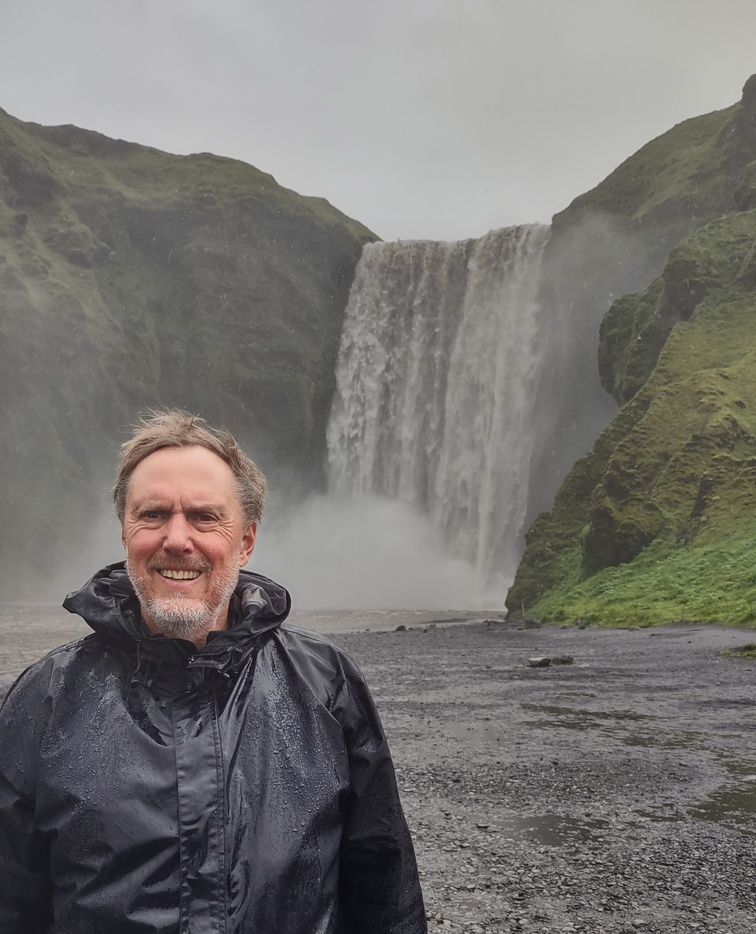
#> input picture test_image.jpg, 756 x 934 px, shrunk from 2250 x 2781 before the run
$ python testCompressionMethods.py
#> lines starting #> are read from the running program, lines starting #| are printed output that depends on the picture
### methods/compressionMethods.py
"""
Compression methods for using a known image compression algorithm to compress the input image.

Currently supported methods:
- Discrete Cosine Transform
- Discrete Fourier Transform
- Wavelet Transform
"""

import pywt
import numpy as np
from scipy.fftpack import dct as _dct
from scipy.signal import convolve2d as _convolve2d


def convert_to_grayscale(x):
    """Convert a given image matrix into grayscale"""
    x = np.asarray(x)
    if x.ndim == 2:  # If it is already grayscale, return it
        return x
    if x.ndim == 3 and x.shape[-1] in (1, 3, 4):  # If it is not grayscale, convert it
        return x[..., :3].mean(axis=-1)
    raise ValueError("expected (H,W) or (H,W,C)")


# [7 lines left out: function direct_pass, not called in this run]


def dct_k(x, args):
    """Apply 2-D Discrete Cosine Transform to x, and crop the top-left kxk corner"""
    k = args["k"]
    norm = args["norm"]

    if not k or not norm:
        raise ValueError("k and norm must be provided for dct_k")

    x = convert_to_grayscale(x).astype(np.float32, copy=False)
    c = _dct(_dct(x, axis=-1, norm=norm), axis=-2, norm=norm)
    return c[:k, :k].copy()


# [60 lines left out: functions dft_k, dwt, get_compression_method, not called in this run]

### tests/testCompressionMethods.py
import os
import sys
import numpy as np
from PIL import Image
import matplotlib.pyplot as plt


def save_pair(out_path, a, b, title_left, title_right):
    a = np.asarray(a)
    b = np.asarray(b)
    fig, ax = plt.subplots(1, 2, figsize=(10, 5))
    ax[0].imshow(a, cmap="gray", vmin=0, vmax=1)
    ax[0].set_title(title_left)
    ax[0].axis("off")
    ax[1].imshow(b, cmap="gray", vmin=0, vmax=1)
    ax[1].set_title(title_right)
    ax[1].axis("off")
    plt.tight_layout()
    fig.savefig(out_path, dpi=150)
    plt.close(fig)


def main():
    # Ensure repo root is on sys.path so `import methods.*` works even when
    # running this file directly (sys.path[0] would otherwise be ./tests).
    repo_root = os.path.dirname(os.path.dirname(os.path.abspath(__file__)))
    if repo_root not in sys.path:
        sys.path.insert(0, repo_root)

    import methods.compressionMethods as cm
    import methods.invCompressionMethods as inv

    img_path = os.path.join(repo_root, "test_image.jpg")
    out_dir = os.path.join(repo_root, "out")
    os.makedirs(out_dir, exist_ok=True)

    img = Image.open(img_path)
#> img is the input picture: PIL image 756x934 RGB; mean R, G, B 118.5, 116.3, 113.5
    if img.mode not in ("RGB", "L"):
        img = img.convert("RGB")
    arr = np.array(img, dtype=np.float32) / 255.0
    gray = cm.convert_to_grayscale(arr)
#> in convert_to_grayscale, `return x[..., :3].mean(axis=-1)`:
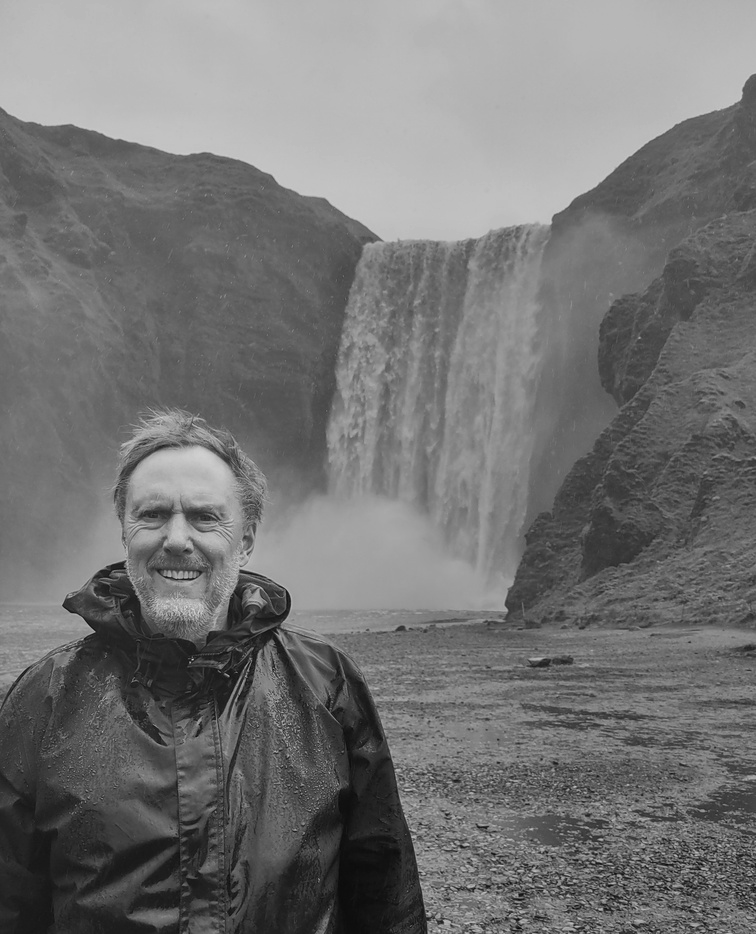
#> returned value: shape (934, 756) float32; min 0.0353, max 0.852, mean 0.455
    h, w = gray.shape
#> h = 934; w = 756

    save_pair(os.path.join(out_dir, "original.png"), gray, gray, "original", "original")
#> in save_pair, `fig.savefig(out_path, dpi=150)`:
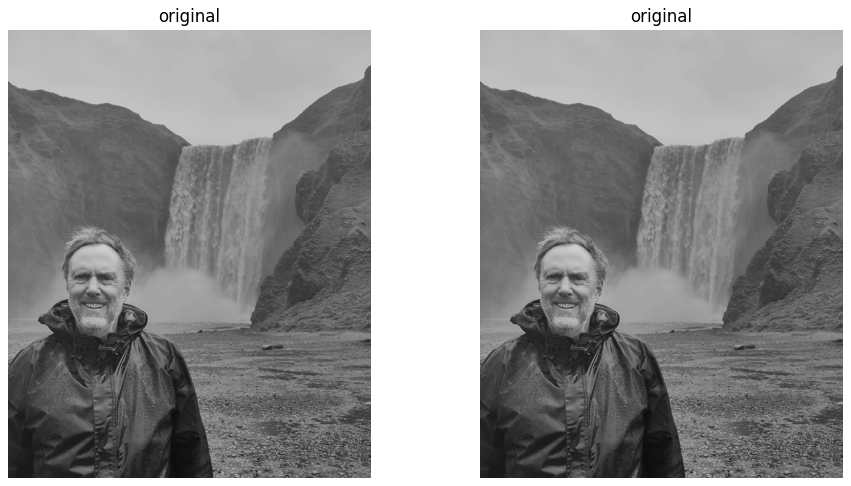
#> figure drawn by matplotlib, 2 panels

    for k in (8, 16, 32):
        c = cm.dct_k(gray, k)
        r = inv.idct_k(c, (h, w))
        r = np.clip(r, 0.0, 1.0)
        save_pair(
            os.path.join(out_dir, f"dct_k{k}.png"),
            gray,
            r,
            "original",
            f"dct_k{k}",
        )

    for k in (8, 16, 32):
        c = cm.dft_k(gray, k, norm="ortho")
        r = inv.idft_k(c, (h, w), output="real", norm="ortho")
        r = np.clip(r, 0.0, 1.0)
        save_pair(
            os.path.join(out_dir, f"dft_k{k}.png"),
            gray,
            r,
            "original",
            f"dft_k{k}",
        )

    # Wavelet (new API): forward returns (coeff_array, meta) and inverse consumes both.
    for levels in (2, 3, 4):
        for keep in (0, 1, levels):
            coeff_arr, meta = cm.dwt_keep_scales_fwd(gray, levels=levels, keep_levels=keep)
            r = inv.dwt_keep_scales_inv(coeff_arr, meta, output="real")
            r = np.clip(r, 0.0, 1.0)
            save_pair(
                os.path.join(out_dir, f"dwt_keep_scales_L{levels}_K{keep}.png"),
                gray,
                r,
                "original",
                f"dwt_keep_scales_L{levels}_K{keep}",
            )

    try:
        k = np.array([[0, 1, 0], [1, -4, 1], [0, 1, 0]], dtype=np.float32)
        y = cm.conv2d(gray, k)
        y = np.clip(y, 0.0, 1.0)
        save_pair(
            os.path.join(out_dir, "conv2d_laplacian.png"),
            gray,
            y,
            "original",
            "conv2d_laplacian",
        )
    except Exception:
        pass


if __name__ == "__main__":
#> (the run stopped early here; a loop or call above may not have finished)
